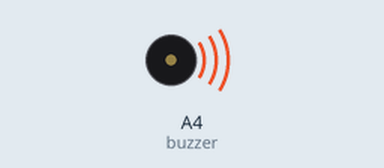
Simulated run of this sketch. Board: Arduino Uno, built with avr-gcc and run on an emulated ATmega328P. On the bench: buzzer (waves = sounding).

Above: at 1.25 s.
At 12.0 s:
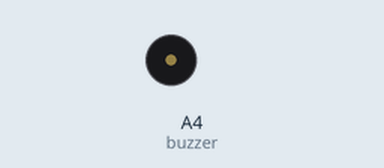
Timing chart, 0 to 40.0 s (numbered marks = the images above):
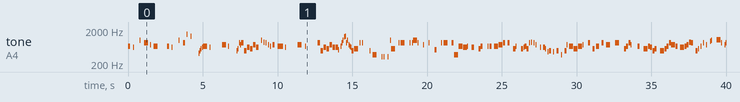

The sketch:

__.ino
```cpp
// 劇場版 ソードアート・オンライン -プログレッシブ- 星なき夜のアリア OP 往け (FULL version)

#include <avr/pgmspace.h>

#define NOTE_B0  31
#define NOTE_C1  33
#define NOTE_CS1 35
#define NOTE_D1  37
#define NOTE_DS1 39
#define NOTE_E1  41
#define NOTE_F1  44
#define NOTE_FS1 46
#define NOTE_G1  49
#define NOTE_GS1 52
#define NOTE_A1  55
#define NOTE_AS1 58
#define NOTE_B1  62
#define NOTE_C2  65
#define NOTE_CS2 69
#define NOTE_D2  73
#define NOTE_DS2 78
#define NOTE_E2  82
#define NOTE_F2  87
#define NOTE_FS2 93
#define NOTE_G2  98
#define NOTE_GS2 104
#define NOTE_A2  110
#define NOTE_AS2 117
#define NOTE_B2  123
#define NOTE_C3  131
#define NOTE_CS3 139
#define NOTE_D3  147
#define NOTE_DS3 156
#define NOTE_E3  165
#define NOTE_F3  175
#define NOTE_FS3 185
#define NOTE_G3  196
#define NOTE_GS3 208
#define NOTE_A3  220
#define NOTE_AS3 233
#define NOTE_B3  247
#define NOTE_C4  262
#define NOTE_CS4 277
#define NOTE_D4  294
#define NOTE_DS4 311
#define NOTE_E4  330
#define NOTE_F4  349
#define NOTE_FS4 370
#define NOTE_G4  392
#define NOTE_GS4 415
#define NOTE_A4  440
#define NOTE_AS4 466
#define NOTE_B4  494
#define NOTE_C5  523
#define NOTE_CS5 554
#define NOTE_D5  587
#define NOTE_DS5 622
#define NOTE_E5  659
#define NOTE_F5  698
#define NOTE_FS5 740
#define NOTE_G5  784
#define NOTE_GS5 831
#define NOTE_A5  880
#define NOTE_AS5 932
#define NOTE_B5  988
#define NOTE_C6  1047
#define NOTE_CS6 1109
#define NOTE_D6  1175
#define NOTE_DS6 1245
#define NOTE_E6  1319
#define NOTE_F6  1397
#define NOTE_FS6 1480
#define NOTE_G6  1568
#define NOTE_GS6 1661
#define NOTE_A6  1760
#define NOTE_AS6 1865
#define NOTE_B6  1976
#define NOTE_C7  2093
#define NOTE_CS7 2217
#define NOTE_D7  2349
#define NOTE_DS7 2489
#define NOTE_E7  2637
#define NOTE_F7  2794
#define NOTE_FS7 2960
#define NOTE_G7  3136
#define NOTE_GS7 3322
#define NOTE_A7  3520
#define NOTE_AS7 3729
#define NOTE_B7  3951
#define NOTE_C8  4186
#define NOTE_CS8 4435
#define NOTE_D8  4699
#define NOTE_DS8 4978
#define NOTE_E8  5274
#define NOTE_F8  5588
#define NOTE_FS8 5920
#define NOTE_G8  6272
#define NOTE_GS8 6645
#define NOTE_A8  7074
#define NOTE_AS8 7459
#define NOTE_B8  7902
#define REST 0

int tempo = 100;
int buzzer = A4;

const int melody[] PROGMEM = {
  NOTE_E5,16,REST,12,NOTE_DS5,32,REST,8,REST,32,NOTE_B5,32,REST,16,REST,32,NOTE_GS5,8,REST,24,NOTE_FS5,32,REST,16,NOTE_E5,8,REST,4,NOTE_E5,16,REST,16,NOTE_DS5,32,REST,6,
  NOTE_B5,32,REST,32,REST,16,NOTE_GS5,16,REST,32,NOTE_FS6,32,REST,12,NOTE_E6,32,REST,8,REST,16,NOTE_GS4,32,NOTE_B4,32,NOTE_CS5,32,NOTE_DS5,32,NOTE_E5,8,REST,16,NOTE_DS5,32,REST,4,REST,16,
  NOTE_FS5,8,REST,24,NOTE_E5,32,REST,8,REST,12,NOTE_B4,32,NOTE_CS5,32,NOTE_GS5,32,NOTE_FS5,32,NOTE_GS5,12,NOTE_B4,12,NOTE_DS5,12,NOTE_CS5,12,NOTE_FS5,12,NOTE_DS5,12,REST,16,
  NOTE_B5,32,REST,32,NOTE_A5,32,REST,32,NOTE_GS5,32,REST,32,NOTE_FS5,32,REST,32,NOTE_E5,32,REST,32,NOTE_FS5,16,REST,12,NOTE_E5,6,REST,24,NOTE_DS5,32,REST,4,REST,16,NOTE_FS5,8,REST,12,NOTE_E5,32,REST,4,REST,16,
  NOTE_GS5,12,NOTE_B4,12,NOTE_DS5,12,NOTE_CS5,12,NOTE_FS5,12,NOTE_DS5,12,NOTE_DS5,12,
  NOTE_C5,32,REST,32,NOTE_E5,32,NOTE_GS5,32,NOTE_B5,32,NOTE_DS6,32,NOTE_E6,32,NOTE_GS5,32,NOTE_B5,32,NOTE_FS5,32,NOTE_E5,32,NOTE_DS5,32,NOTE_B4,16,
  NOTE_CS5,8,REST,32,NOTE_GS5,32,REST,32,NOTE_GS5,32,REST,8,REST,16,NOTE_B4,32,REST,24,NOTE_FS4,8,REST,8,
  NOTE_E4,32,REST,32,NOTE_E4,32,REST,12,NOTE_E4,32,REST,32,NOTE_B5,32,NOTE_CS5,8,REST,12,
  NOTE_GS5,32,REST,32,NOTE_GS5,8,REST,8,NOTE_GS5,32,REST,32,NOTE_GS5,32,NOTE_B5,8,NOTE_GS5,32,REST,8,NOTE_FS5,32,REST,8,NOTE_GS5,32,REST,8,NOTE_C5,16,REST,8,
  NOTE_GS5,32,REST,24,NOTE_GS5,8,REST,16,REST,32,
  NOTE_GS5,16,NOTE_FS4,8,NOTE_E5,8,NOTE_DS5,8,NOTE_E5,32,REST,32,REST,16,NOTE_DS5,16,REST,8,NOTE_CS5,16,NOTE_E5,16,REST,8,NOTE_E5,32,REST,32,NOTE_E5,16,REST,16,
  NOTE_E5,8,NOTE_FS5,8,NOTE_GS5,16,REST,16,NOTE_GS5,16,REST,16,REST,32,NOTE_CS5,16,NOTE_E5,32,REST,8,
  NOTE_CS5,16,NOTE_DS5,32,NOTE_E5,16,NOTE_CS5,16,NOTE_GS5,32,REST,32,NOTE_A5,32,REST,32,NOTE_GS5,32,REST,32,NOTE_FS5,32,REST,16,REST,32,NOTE_DS5,32,REST,24,NOTE_DS5,16,NOTE_CS5,32,REST,24,NOTE_AS4,32,
  NOTE_B4,16,REST,16,NOTE_AS4,32,REST,16,NOTE_B4,16,REST,16,NOTE_FS4,32,REST,16,NOTE_B4,16,NOTE_FS5,32,REST,32,NOTE_E5,8,NOTE_CS5,8,NOTE_E5,8,NOTE_FS5,32,REST,8,
  NOTE_GS5,16,REST,16,NOTE_CS5,16,REST,32,NOTE_E5,32,NOTE_E5,16,REST,16,NOTE_GS5,16,REST,16,NOTE_FS5,8,REST,8,NOTE_GS5,8,REST,8,
  NOTE_CS5,16,NOTE_E5,16,NOTE_GS5,16,NOTE_FS5,32,REST,8,REST,32,NOTE_E5,16,REST,16,REST,24,NOTE_CS5,8,NOTE_E5,16,NOTE_DS5,16,NOTE_B4,16,NOTE_CS5,16,REST,12,
  NOTE_B4,8,NOTE_CS5,16,NOTE_E5,16,NOTE_GS5,16,NOTE_FS5,8,NOTE_E5,16,REST,16,NOTE_DS5,8,NOTE_E5,16,NOTE_FS5,16,NOTE_A5,16,NOTE_GS5,16,REST,16,
  NOTE_B4,16,NOTE_CS5,32,REST,24,NOTE_E5,32,REST,24,NOTE_GS5,32,REST,24,NOTE_FS5,32,REST,12,NOTE_AS5,32,NOTE_B5,32,REST,8,NOTE_C6,8,
  NOTE_GS5,32,REST,16,NOTE_FS5,32,NOTE_GS5,32,NOTE_FS5,32,NOTE_E5,32,REST,8,NOTE_E5,32,REST,32,NOTE_FS5,32,REST,32,NOTE_GS5,32,REST,32,NOTE_A5,16,REST,16,NOTE_AS5,16,REST,16,NOTE_AS5,32,NOTE_B5,16,REST,24,NOTE_B5,8,
  REST,32,NOTE_GS5,32,REST,32,NOTE_GS5,32,REST,32,NOTE_GS5,32,REST,32,NOTE_GS5,32,REST,32,NOTE_GS5,32,REST,32,NOTE_GS5,32,REST,32,NOTE_GS5,32,REST,32,NOTE_GS5,32,REST,12,NOTE_CS5,32,REST,8,
  NOTE_GS5,16,REST,8,NOTE_FS5,8,
  NOTE_E5,12,NOTE_FS5,12,NOTE_E5,12,NOTE_FS5,12,NOTE_E5,12,NOTE_FS5,12,NOTE_CS6,12,NOTE_B5,12,REST,8,NOTE_CS5,32,NOTE_DS5,16,REST,8,NOTE_DS5,16,NOTE_E5,16,REST,16,NOTE_CS5,16,REST,16,
  NOTE_GS5,32,REST,32,NOTE_GS5,32,REST,32,NOTE_GS5,32,REST,32,NOTE_GS5,16,NOTE_FS5,16,NOTE_GS5,16,NOTE_A5,32,NOTE_GS5,32,REST,12,NOTE_CS5,32,REST,8,NOTE_GS5,32,REST,8,
  NOTE_FS5,8,REST,32,NOTE_E5,16,NOTE_FS5,16,NOTE_GS5,16,NOTE_B5,16,NOTE_GS5,16,NOTE_B5,16,NOTE_E6,16,NOTE_DS6,16,REST,32,NOTE_E6,8,NOTE_FS5,16,REST,32,NOTE_F5,16,REST,16,
  NOTE_GS5,32,REST,32,NOTE_GS4,32,REST,32,NOTE_FS5,32,REST,32,NOTE_GS5,16,NOTE_FS5,16,NOTE_GS5,16,NOTE_A5,32,REST,32,NOTE_GS5,16,REST,8,NOTE_CS5,16,REST,4,NOTE_GS5,16,REST,8,
  NOTE_FS5,8,NOTE_E5,16,NOTE_FS5,16,NOTE_GS5,16,NOTE_B5,16,NOTE_B5,16,NOTE_GS5,16,NOTE_B5,16,NOTE_GS5,16,NOTE_B5,16,NOTE_E6,16,NOTE_DS6,16,REST,32,NOTE_B5,8,NOTE_FS5,16,REST,16,NOTE_F5,16,NOTE_D5,32,
  REST,32,NOTE_GS5,32,REST,32,NOTE_GS5,16,NOTE_A5,16,NOTE_B5,16,NOTE_GS5,16,NOTE_FS5,16,NOTE_GS5,16,NOTE_CS5,16,REST,8,NOTE_G5,16,NOTE_FS5,8,REST,16,NOTE_GS5,16,NOTE_B5,16,REST,16,
  NOTE_GS5,16,NOTE_B5,16,REST,16,NOTE_CS6,32,REST,32,NOTE_CS6,32,REST,8,NOTE_GS5,32,REST,8,NOTE_CS5,16,REST,32,NOTE_CS5,32,NOTE_DS5,32,NOTE_E5,16,NOTE_FS5,16,REST,8,
  NOTE_GS5,16,REST,8,NOTE_FS5,16,NOTE_GS5,16,NOTE_E5,16,NOTE_DS6,16,NOTE_B5,16,NOTE_FS5,16,NOTE_G5,16,NOTE_DS5,16,REST,16,NOTE_DS5,32,REST,32,NOTE_CS5,32,NOTE_DS5,32,NOTE_E5,16,
  NOTE_B5,32,REST,8,NOTE_GS5,16,REST,8,NOTE_CS5,16,NOTE_E5,16,REST,32,NOTE_CS6,16,NOTE_B5,16,NOTE_GS5,16,NOTE_CS5,16,NOTE_E5,16,NOTE_GS5,8,NOTE_CS5,16,REST,32,NOTE_CS5,32,NOTE_DS5,32,NOTE_E5,16,
  NOTE_FS5,16,REST,16,NOTE_GS5,32,REST,16,NOTE_FS5,16,NOTE_GS5,16,NOTE_DS6,16,NOTE_C6,32,REST,8,
  NOTE_B4,16,NOTE_CS5,8,REST,32,NOTE_GS5,32,REST,32,NOTE_GS5,32,REST,4,NOTE_B5,32,REST,32,NOTE_CS6,8,REST,16,NOTE_B6,32,REST,32,NOTE_B6,32,REST,8,NOTE_E5,32,REST,32,NOTE_B5,32,REST,16,NOTE_CS5,8,
  REST,16,REST,32,NOTE_GS5,32,REST,16,NOTE_G5,16,REST,8,NOTE_GS5,32,REST,16,REST,32,NOTE_B5,8,NOTE_GS5,32,REST,16,REST,32,NOTE_FS5,32,REST,16,REST,32,NOTE_GS5,32,REST,16,REST,32,NOTE_B4,16,REST,8,NOTE_GS5,32,REST,16,NOTE_GS5,16,REST,16,REST,32,NOTE_GS5,16,
  NOTE_FS5,8,NOTE_E5,32,REST,16,REST,32,NOTE_DS5,8,NOTE_E5,32,REST,16,REST,32,NOTE_DS5,8,REST,8,NOTE_CS5,16,NOTE_E5,16,REST,16,NOTE_E5,32,REST,32,NOTE_D5,16,REST,16,NOTE_E5,8,NOTE_DS5,8,NOTE_GS5,16,REST,16,NOTE_GS5,16,REST,16,
  NOTE_CS5,16,NOTE_E5,32,REST,8,NOTE_CS5,16,NOTE_DS5,32,NOTE_E5,16,NOTE_CS5,16,NOTE_GS5,32,REST,32,NOTE_A5,32,REST,32,NOTE_GS5,32,REST,32,NOTE_FS5,32,REST,8,NOTE_DS5,32,REST,16,NOTE_DS5,16,NOTE_CS5,32,REST,16,
  NOTE_B4,8,NOTE_GS4,32,REST,32,NOTE_B4,8,REST,32,NOTE_FS4,32,NOTE_B4,16,NOTE_FS5,32,REST,32,NOTE_E5,16,REST,32,NOTE_CS5,8,NOTE_E5,8,NOTE_FS5,32,REST,8,NOTE_GS5,8,REST,32,NOTE_CS5,16,REST,32,NOTE_E5,16,REST,16,
  NOTE_GS5,16,REST,16,NOTE_FS5,6,REST,16,REST,32,NOTE_GS5,6,REST,16,REST,32,NOTE_CS5,16,NOTE_E5,16,NOTE_GS5,16,NOTE_FS5,32,REST,8,REST,16,
  NOTE_E5,16,REST,16,NOTE_DS5,8,REST,32,NOTE_E5,16,NOTE_DS5,16,NOTE_B4,16,NOTE_CS5,32,REST,8,NOTE_B4,8,NOTE_CS5,16,NOTE_E5,16,NOTE_GS5,16,NOTE_FS5,32,REST,8,NOTE_E5,16,REST,16,
  NOTE_DS5,8,REST,32,NOTE_E5,16,NOTE_DS5,16,NOTE_E5,16,NOTE_B4,16,NOTE_CS5,32,REST,16,NOTE_B4,8,NOTE_CS5,16,NOTE_E5,16,NOTE_GS5,16,NOTE_FS5,32,REST,8,NOTE_E5,16,REST,16,
  NOTE_DS5,8,NOTE_E5,16,NOTE_DS5,16,NOTE_B4,16,NOTE_CS5,32,REST,8,NOTE_B4,8,NOTE_CS5,16,NOTE_E5,16,NOTE_GS5,16,NOTE_FS5,16,REST,16,NOTE_E5,16,REST,16,NOTE_DS5,8,REST,32,NOTE_B4,32,REST,32,NOTE_B4,16,NOTE_GS4,16,
  NOTE_CS5,16,REST,16,NOTE_B4,8,NOTE_CS5,16,NOTE_E5,16,NOTE_GS5,32,NOTE_FS5,32,REST,16,NOTE_E5,16,REST,16,NOTE_DS5,8,NOTE_E5,16,NOTE_DS5,16,NOTE_B4,16,NOTE_CS5,16,REST,8,
  NOTE_B4,8,NOTE_CS5,16,NOTE_E5,16,NOTE_GS5,16,NOTE_FS5,32,REST,8,NOTE_E5,16,REST,16,NOTE_DS5,8,NOTE_E5,16,NOTE_FS5,16,NOTE_A5,16,NOTE_GS5,32,REST,8,REST,32,
  NOTE_B4,32,REST,8,NOTE_CS5,32,REST,32,NOTE_E5,32,REST,32,NOTE_FS5,32,REST,16,NOTE_B5,16,REST,8,NOTE_C6,8,REST,32,NOTE_GS5,32,REST,32,NOTE_FS5,32,REST,32,NOTE_E5,32,REST,8,
  NOTE_E5,32,REST,32,NOTE_DS5,32,REST,8,NOTE_B4,32,REST,32,NOTE_CS5,32,REST,16,NOTE_GS5,16,REST,16,NOTE_FS5,32,REST,32,NOTE_E5,32,REST,32,NOTE_DS5,32,REST,32,NOTE_CS5,16,REST,16,
  NOTE_GS5,32,REST,32,NOTE_GS5,32,REST,32,NOTE_GS5,32,REST,32,NOTE_GS5,32,REST,32,NOTE_GS5,32,REST,32,NOTE_GS5,32,REST,32,NOTE_GS5,32,REST,32,NOTE_GS5,32,REST,8,NOTE_CS5,16,REST,6,NOTE_GS5,16,REST,16,NOTE_FS5,8,
  NOTE_E5,12,NOTE_FS5,12,NOTE_E5,12,NOTE_FS5,12,NOTE_E5,12,NOTE_FS5,12,NOTE_CS6,16,NOTE_E5,16,REST,32,NOTE_CS5,32,NOTE_E5,16,REST,16,NOTE_DS5,16,NOTE_E5,16,REST,16,NOTE_CS5,16,REST,16,
  NOTE_GS5,32,REST,32,NOTE_GS5,32,REST,32,NOTE_GS5,32,REST,32,NOTE_GS5,16,NOTE_FS5,16,NOTE_GS5,16,NOTE_A5,32,REST,32,NOTE_GS5,16,REST,8,NOTE_CS5,16,REST,6,NOTE_GS5,16,REST,8,
  NOTE_FS5,8,NOTE_E5,16,NOTE_FS5,16,NOTE_GS5,16,NOTE_B5,16,NOTE_GS5,16,NOTE_B5,16,NOTE_E6,16,NOTE_DS6,16,REST,16,NOTE_B5,8,NOTE_FS5,16,REST,16,NOTE_FS5,16,REST,16,
  NOTE_GS5,32,REST,32,NOTE_GS5,32,REST,32,NOTE_FS5,32,REST,32,NOTE_GS5,16,NOTE_FS5,16,NOTE_GS5,16,NOTE_A5,32,REST,32,NOTE_GS5,16,REST,8,NOTE_CS5,16,REST,8,NOTE_GS5,16,REST,16,
  NOTE_FS5,8,NOTE_E5,16,NOTE_FS5,16,NOTE_GS5,16,NOTE_B5,16,NOTE_GS5,16,NOTE_B5,16,NOTE_E6,16,NOTE_DS5,16,REST,16,NOTE_B5,8,
  NOTE_FS5,16,REST,16,REST,32,NOTE_F5,16,NOTE_D5,32,NOTE_GS5,32,REST,16,
  NOTE_GS5,16,NOTE_A5,16,NOTE_B5,16,NOTE_GS5,16,NOTE_FS5,16,NOTE_GS5,16,NOTE_CS5,16,REST,8,NOTE_GS5,16,NOTE_FS5,8,REST,16,NOTE_GS5,16,NOTE_FS5,16,REST,16,NOTE_E5,8,REST,16,REST,32,
  NOTE_DS5,16,REST,16,NOTE_E5,32,REST,8,NOTE_CS5,32,REST,8,NOTE_E4,32,REST,16,NOTE_A4,8,NOTE_B4,32,REST,16,NOTE_CS5,8,NOTE_A4,8,NOTE_CS5,32,REST,8,NOTE_GS5,32,REST,8,NOTE_GS5,8,
  REST,8,NOTE_FS5,32,REST,32,NOTE_FS5,32,REST,32,NOTE_FS5,32,REST,32,NOTE_B5,32,REST,32,NOTE_CS6,32,REST,32,
  NOTE_B5,8,REST,8,NOTE_DS5,32,REST,8,NOTE_E5,32,REST,16,REST,32,NOTE_FS5,16,REST,8,NOTE_E5,32,REST,8,NOTE_DS5,32,REST,8,NOTE_CS5,32,REST,8,NOTE_C5,32,
  REST,8,NOTE_A5,32,REST,8,NOTE_AS5,32,REST,8,NOTE_DS5,32,REST,8,NOTE_DS5,16,REST,8,NOTE_CS5,16,NOTE_E5,16,REST,16,NOTE_E5,32,REST,32,
  NOTE_E5,16,REST,8,NOTE_FS5,32,REST,8,NOTE_GS5,32,REST,8,NOTE_GS5,16,REST,16,NOTE_CS5,16,NOTE_E5,32,REST,8,NOTE_CS5,16,REST,32,NOTE_DS5,32,NOTE_E5,16,
  NOTE_CS5,32,REST,32,NOTE_GS5,32,REST,32,NOTE_A5,32,REST,32,NOTE_GS5,32,REST,32,NOTE_FS5,32,REST,8,NOTE_E5,16,NOTE_FS5,16,NOTE_CS6,32,REST,32,NOTE_B5,16,REST,32,NOTE_GS5,32,REST,32,
  NOTE_E5,16,REST,32,NOTE_GS5,32,REST,8,NOTE_B5,16,REST,16,NOTE_GS5,32,REST,16,NOTE_DS6,32,REST,32,NOTE_E6,16,REST,16,
  NOTE_DS6,32,REST,32,NOTE_B5,32,REST,32,NOTE_B4,32,NOTE_CS5,8,REST,8,NOTE_CS5,8,NOTE_DS5,16,REST,16,REST,32,NOTE_E5,8,NOTE_CS5,16,REST,16,NOTE_E5,16,REST,16,NOTE_GS5,16,REST,16,
  NOTE_FS5,16,REST,16,REST,8,NOTE_C5,32,NOTE_DS5,32,NOTE_FS5,32,NOTE_A5,32,REST,4,NOTE_GS5,16,
  REST,8,REST,16,NOTE_FS4,32,REST,4,NOTE_C5,32,NOTE_E5,32,NOTE_FS5,32,NOTE_C6,32,
  NOTE_A5,8,NOTE_GS5,8,NOTE_FS5,8,NOTE_E5,8,NOTE_DS5,8,NOTE_C5,16,
  NOTE_GS5,32,REST,32,NOTE_GS5,32,REST,32,NOTE_GS5,32,REST,32,NOTE_GS5,16,REST,16,NOTE_CS5,16,REST,4,
  NOTE_GS5,8,NOTE_FS5,4,REST,16,NOTE_E5,16,NOTE_FS5,16,NOTE_E5,16,NOTE_FS5,16,
  NOTE_CS6,32,REST,16,NOTE_B5,8,REST,32,NOTE_DS5,16,REST,16,NOTE_DS5,16,NOTE_E5,16,REST,16,NOTE_CS5,8,REST,12,
  NOTE_GS5,32,REST,32,NOTE_GS5,16,NOTE_FS5,16,NOTE_GS5,16,NOTE_A5,16,NOTE_GS5,8,
  NOTE_CS5,8,REST,8,NOTE_GS5,32,REST,8,NOTE_FS5,8,REST,16,NOTE_DS5,16,NOTE_E5,16,NOTE_FS5,16,
  NOTE_B5,16,NOTE_CS6,32,REST,32,NOTE_B5,16,REST,8,NOTE_GS5,32,REST,12,NOTE_D5,32,NOTE_F5,32,
  NOTE_B5,16,NOTE_CS6,32,REST,8,NOTE_B5,8,NOTE_GS5,32,REST,8,NOTE_CS5,8,NOTE_E5,32,REST,8,NOTE_GS5,8,NOTE_CS5,32,REST,6,
  NOTE_GS5,32,REST,6,NOTE_FS5,8,NOTE_E5,16,NOTE_FS5,16,NOTE_GS5,16,NOTE_B5,16,NOTE_GS5,16,NOTE_B5,16,NOTE_E6,16,NOTE_DS6,8,NOTE_B5,32,
  REST,8,NOTE_GS5,8,NOTE_B5,32,REST,32,NOTE_CS5,32,NOTE_F5,32,NOTE_GS5,32,NOTE_CS6,10,REST,16,NOTE_B5,32,REST,8,NOTE_GS5,32,REST,8,NOTE_B5,32,REST,8,
  NOTE_CS5,8,REST,8,NOTE_GS5,32,REST,32,NOTE_FS5,8,REST,8,NOTE_CS6,32,REST,32,NOTE_B5,8,REST,8,
  NOTE_FS5,32,REST,32,NOTE_GS5,32,REST,32,NOTE_B5,32,REST,32,NOTE_DS6,32,REST,32,
  NOTE_FS6,32,REST,32,NOTE_E6,32,REST,32,NOTE_DS6,32,REST,32,NOTE_C6,32,REST,32,NOTE_A5,32,REST,32,NOTE_GS5,32,REST,32,
  NOTE_FS5,32,REST,32,NOTE_DS5,32,REST,32,NOTE_CS5,32,REST,32,NOTE_C5,32,REST,32,REST,16,
  NOTE_A5,32,REST,32,NOTE_A5,32,REST,32,NOTE_A5,32,REST,32,NOTE_A5,32,REST,32,NOTE_A5,32,REST,32,NOTE_A5,32,REST,16,NOTE_E5,32,REST,4,NOTE_A5,32,REST,16,NOTE_C5,32,NOTE_G5,32,REST,12,
  NOTE_F5,16,NOTE_G5,16,NOTE_F5,16,NOTE_G5,16,NOTE_F5,16,NOTE_G5,16,NOTE_E6,16,NOTE_C6,16,REST,12,NOTE_E5,16,REST,24,NOTE_E5,24,REST,24,NOTE_F5,16,REST,12,NOTE_D5,16,REST,16,
  NOTE_A5,32,REST,32,NOTE_A5,32,REST,32,NOTE_A5,32,REST,32,NOTE_A5,16,NOTE_G5,16,NOTE_A5,16,NOTE_AS5,32,REST,32,NOTE_A5,32,REST,16,NOTE_D5,32,REST,4,NOTE_A5,32,REST,16,
  NOTE_G5,8,NOTE_F5,16,NOTE_G5,16,NOTE_A5,16,NOTE_C6,16,NOTE_A5,16,NOTE_C6,16,NOTE_F6,16,NOTE_E6,16,REST,16,REST,32,NOTE_C6,8,NOTE_G5,16,REST,16,NOTE_FS5,16,REST,16,
  NOTE_A5,32,REST,32,NOTE_A5,32,REST,16,NOTE_G5,32,REST,16,NOTE_A5,16,NOTE_G5,16,NOTE_A5,16,NOTE_AS5,32,REST,16,NOTE_E5,32,REST,16,NOTE_D5,32,REST,4,NOTE_A5,32,REST,8,
  NOTE_G5,16,REST,16,NOTE_F5,16,NOTE_G5,16,NOTE_A5,16,NOTE_C6,16,NOTE_A5,16,NOTE_C6,16,NOTE_F6,16,NOTE_E6,16,REST,8,NOTE_C6,8,NOTE_G5,16,REST,8,
  NOTE_FS5,16,NOTE_DS5,32,REST,32,NOTE_A5,32,REST,32,NOTE_A5,16,NOTE_AS5,16,NOTE_C6,16,NOTE_A5,16,NOTE_G5,16,NOTE_A5,16,NOTE_D5,16,REST,8,REST,32,
  NOTE_A5,16,NOTE_G5,8,REST,16,NOTE_A5,16,NOTE_G5,16,REST,16,NOTE_F5,8,NOTE_E5,8,NOTE_F5,32,REST,8,REST,32,NOTE_D5,32,REST,16,
  NOTE_D5,32,NOTE_F5,32,NOTE_A5,32,NOTE_D6,32,NOTE_E6,32,NOTE_A6,32,NOTE_D7,32,REST,8,NOTE_C6,32,NOTE_D6,8,NOTE_C6,8,NOTE_A5,32,
  REST,8,NOTE_G5,8,NOTE_C5,32,REST,8,NOTE_D5,16,REST,8,REST,16,
  NOTE_A5,16,NOTE_G5,32,REST,8,REST,16,NOTE_A5,16,NOTE_C6,8,NOTE_A5,16,NOTE_C6,32,REST,8,NOTE_D6,32,REST,32,NOTE_D6,16,REST,16,NOTE_GS5,32,NOTE_A5,16,REST,16,
  NOTE_D5,16,REST,32,NOTE_D5,32,NOTE_E5,32,NOTE_F5,16,NOTE_G5,16,REST,8,NOTE_A5,32,REST,8,NOTE_G5,16,NOTE_A5,16,NOTE_F6,16,NOTE_E6,16,NOTE_C6,16,NOTE_G5,16,
  NOTE_GS5,16,NOTE_A5,16,REST,8,NOTE_D5,32,NOTE_E5,32,NOTE_F5,16,NOTE_C6,32,REST,8,NOTE_A5,32,REST,8,NOTE_D5,16,NOTE_F5,16,NOTE_D6,16,NOTE_C6,16,NOTE_A5,16,
  NOTE_D5,16,NOTE_F5,16,NOTE_A5,16,REST,16,NOTE_D5,16,REST,8,NOTE_D5,32,NOTE_E5,32,NOTE_F5,16,NOTE_G5,16,REST,16,NOTE_A5,16,REST,16,NOTE_G5,16,NOTE_A5,16,
  NOTE_D6,16,NOTE_CS6,16,NOTE_A5,16,NOTE_CS6,16,NOTE_E6,16,NOTE_F6,16,NOTE_E6,16,NOTE_C6,16,NOTE_A5,32,REST,8,NOTE_G5,32,REST,8,
  NOTE_FS6,32,NOTE_AS5,64,NOTE_C6,64,REST,32,NOTE_G6,32,REST,32,NOTE_FS6,32,REST,32,
  NOTE_D6,16,REST,16,NOTE_D6,32,REST,32,NOTE_D6,32,REST,16,NOTE_D6,32,REST,16,NOTE_A5,16,REST,32,NOTE_D5,16,NOTE_D5,32,NOTE_E5,32,
  NOTE_F5,16,NOTE_G5,16,REST,16,NOTE_A5,32,REST,16,NOTE_G5,16,NOTE_A5,16,
  NOTE_F6,16,NOTE_E6,16,NOTE_C6,16,NOTE_G5,16,NOTE_GS5,16,NOTE_A5,16,REST,16,NOTE_E5,32,REST,32,NOTE_D5,32,NOTE_E5,32,NOTE_F5,16,NOTE_C6,32,REST,6,NOTE_A5,32,REST,8,
  NOTE_D5,16,NOTE_F5,16,NOTE_D6,16,NOTE_C6,16,NOTE_A5,16,NOTE_D5,16,NOTE_F5,16,NOTE_A5,16,REST,16,NOTE_D5,16,REST,32,NOTE_D5,32,
  NOTE_E5,32,NOTE_F5,16,NOTE_G5,16,REST,16,NOTE_G5,32,NOTE_GS5,32,NOTE_A5,16,
  REST,6,NOTE_C6,32,REST,6,NOTE_F6,16,REST,16,NOTE_C5,32,REST,32,NOTE_G5,32,REST,32,NOTE_F5,32,REST,32,NOTE_C5,32,REST,32,NOTE_G5,32,REST,32,NOTE_F5,32,REST,32,NOTE_F5, - 1 ,

};

int notes = sizeof(melody) / sizeof(melody[0]) / 2;
int wholenote = (60000 * 4) / tempo;

void playMelody(const int melody[], int notes, int wholenote) {
  for (int thisNote = 0; thisNote < notes * 2; thisNote += 2) {

    int pitch = pgm_read_word(&melody[thisNote]);
    int divider = pgm_read_word(&melody[thisNote + 1]);

    int noteDuration;

    if (divider > 0) {
      // 正常音符
      noteDuration = wholenote / divider;
    } else {
      // 負音符（1.5倍）
      noteDuration = wholenote / abs(divider);
      noteDuration = noteDuration * 1.5;
    }

    tone(buzzer, pitch, noteDuration * 0.9);
    delay(noteDuration);
    noTone(buzzer);
  }
}

void setup() {
  playMelody(melody, notes, wholenote);
}

void loop() {
}
```

Measured:
- by itself, tone on A4 (buzzer): plays 659 Hz for 0.14 s, 622 Hz for 0.07 s, 988 Hz for 0.07 s, 831 Hz for 0.27 s, 740 Hz for 0.07 s, 659 Hz for 0.27 s … (157 notes in this stretch)
